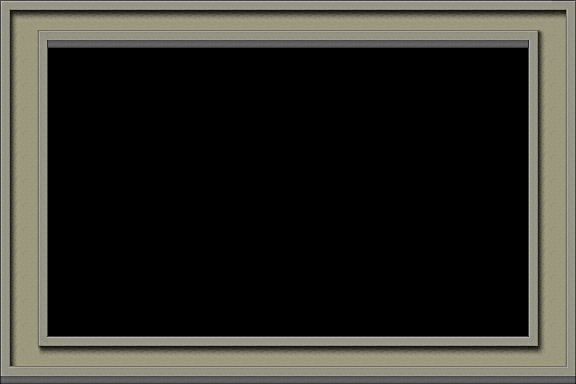

This is a level from a 2D game, rendered from its Tiled map with the project's own tilesets. A one-line summary and the complete map file follow:
An orthogonal 24x16 tile map with 24x24 px tiles, 1 tile layer (Tile Layer 1).

<map version="1.2" tiledversion="2019.04.25" orientation="orthogonal" renderorder="right-down" width="24" height="16" tilewidth="24" tileheight="24" infinite="0" nextlayerid="2" nextobjectid="1">
 <tileset firstgid="1" source="Wall.tsx" />
 <layer id="1" name="Tile Layer 1" width="24" height="16">
  <data encoding="csv">
1,2,2,2,2,2,2,2,2,2,2,2,2,2,2,2,2,2,2,2,2,2,2,3,
4,11,7,7,7,7,7,7,7,7,7,7,7,7,7,7,7,7,7,7,7,7,12,5,
4,5,0,0,0,0,0,0,0,0,0,0,0,0,0,0,0,0,0,0,0,0,4,5,
4,5,0,0,0,0,0,0,0,0,0,0,0,0,0,0,0,0,0,0,0,0,4,5,
4,5,0,0,0,0,0,0,0,0,0,0,0,0,0,0,0,0,0,0,0,0,4,5,
4,5,0,0,0,0,0,0,0,0,0,0,0,0,0,0,0,0,0,0,0,0,4,5,
4,5,0,0,0,0,0,0,0,0,0,0,0,0,0,0,0,0,0,0,0,0,4,5,
4,5,0,0,0,0,0,0,0,0,0,0,0,0,0,0,0,0,0,0,0,0,4,5,
4,5,0,0,0,0,0,0,0,0,0,0,0,0,0,0,0,0,0,0,0,0,4,5,
4,5,0,0,0,0,0,0,0,0,0,0,0,0,0,0,0,0,0,0,0,0,4,5,
4,5,0,0,0,0,0,0,0,0,0,0,0,0,0,0,0,0,0,0,0,0,4,5,
4,5,0,0,0,0,0,0,0,0,0,0,0,0,0,0,0,0,0,0,0,0,4,5,
4,5,0,0,0,0,0,0,0,0,0,0,0,0,0,0,0,0,0,0,0,0,4,5,
4,5,0,0,0,0,0,0,0,0,0,0,0,0,0,0,0,0,0,0,0,0,4,5,
4,9,2,2,2,2,2,2,2,2,2,2,2,2,2,2,2,2,2,2,2,2,10,5,
6,7,7,7,7,7,7,7,7,7,7,7,7,7,7,7,7,7,7,7,7,7,7,8
</data>
 </layer>
</map>
